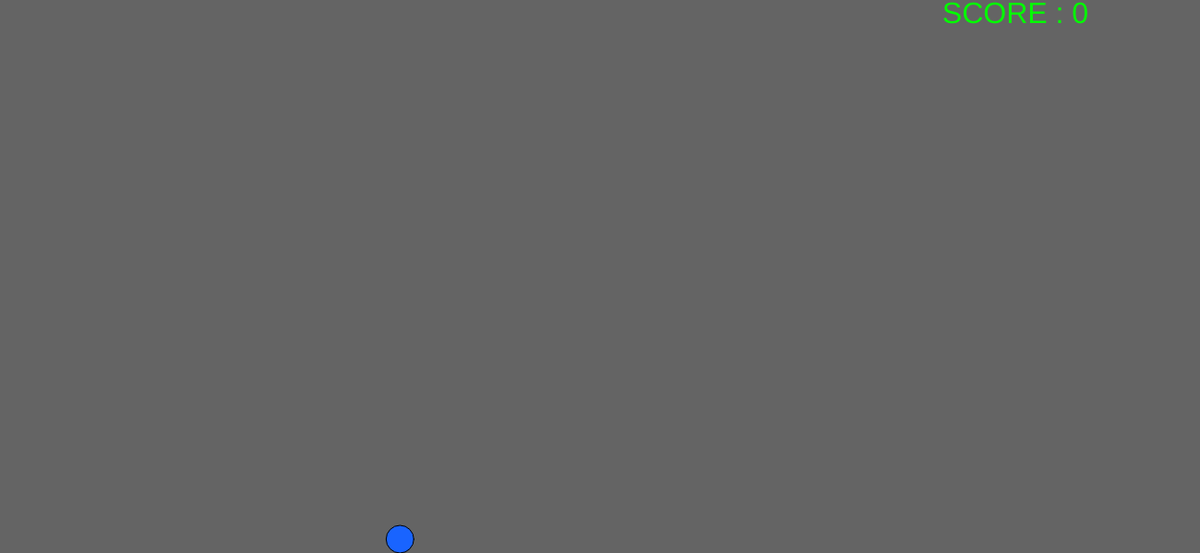
Frame 1 (no input)
Frame 60 (no input): identical to frame 1, image omitted
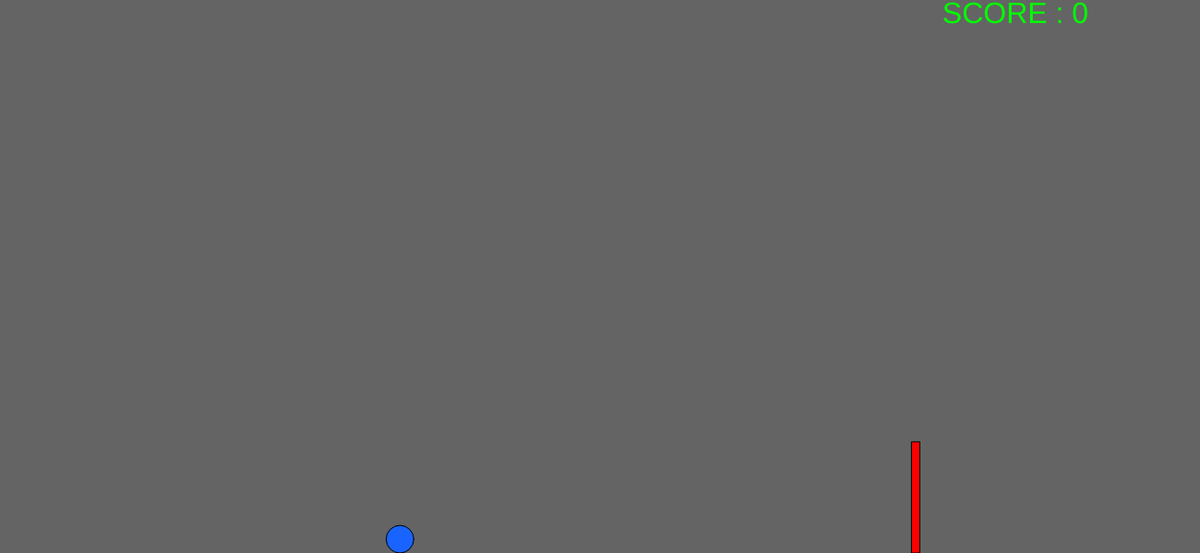
Frame 120 (the mouse pressed at the canvas centre since frame 60)

The p5.js sketch that drew these frames (run headless with seeded random() and noise() and a simulated clock; from frame 60 on, the mouse is pressed at the canvas centre):

// p5.js sketch
// ── sketch.js
var obstacles = [];
var waiting = [];
var circle;
var velocity = 30;
var g = -2;
var fly = false;
var hit = false;
var score = 0;
function setup() {
  createCanvas(1300,600);
  rectMode(CENTER);
  circle = new Circle;
  textAlign(CENTER,CENTER);
  textSize(32);
}

function draw() {
  background(100);
  circle.show();
  createobst();
  reveal();
  moveobst();
  delwait();
  del();
  checkhit();
  scorer();
  if(fly === true) jump();
  if(hit===true){
    fill(255,0,0);
    textSize(60);
    text("Game Over",width/2,height/2);
  }
}

var Circle = function(){
  this.x = width/3;
  this.radius = 15;
  this.y = height - this.radius;
  this.show = function(){
    fill(25,100,255);
    ellipse(this.x,this.y,this.radius*2,this.radius*2);
  }
}


var Obstacle = function(){
  this.x = random(width*3/2,width*7/4);
  this.h = random(100,200);
  this.y = height - this.h/2;
  this.b = random(5,10);
  this.show = function(){
    fill(255,0,0);
    rect(this.x,this.y,this.b,this.h);
  }
}


function reveal(){
  for (var i = 0; i < obstacles.length; i++) {
    obstacles[i].show();
  }
}

function moveobst(){
  if(hit===false){
    for (var i = 0; i < obstacles.length; i++) {
      obstacles[i].x -=10;
    }
  }
}

function createobst(){
  if(obstacles.length===0){
    var obst = new Obstacle;
    obstacles.push(obst);
    waiting.push(obst);
  }
  else{
    if(obstacles[obstacles.length-1].x<=width*1.25){
      var obst = new Obstacle;
      obstacles.push(obst);
      waiting.push(obst);
    }
  }
}


function keyPressed(){
  if(keyCode===32){
    fly = true;
  }
}

function mousePressed(){
  fly = true;
}

function jump(){
  if(hit===false){
    circle.y -= velocity;
    velocity +=g;
  }
  if(velocity===-30){
    velocity = 30;
    fly = false;
    circle.y = height - circle.radius;
  }
}


function del(){
  for (var i = 0; i < obstacles.length; i++) {
    if(obstacles[i].x<=-obstacles[i].b){
      obstacles.splice(i,1);
    }
  }
}

function delwait(){
  for (var i = 0; i < waiting.length; i++) {
    if(waiting[i].x<circle.x-circle.radius){
      waiting.splice(i,1);
      score++;
    }
  }
}

function checkhit(){
  for (var i = 0; i < waiting.length; i++) {
    if(waiting[i].x - circle.x <= circle.radius + waiting[i].b/2){
      if(circle.y+circle.radius>=height - waiting[i].h){
        hit = true;
      }
    }
  }
}


function scorer(){
  fill(0,255,0);
  textSize(32);
  text("SCORE : "+score,width-200,16);
}
